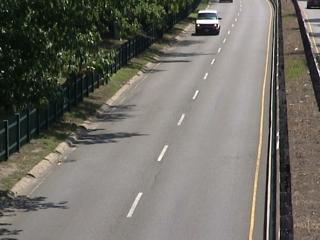
#> input picture zaw_avs_materials/lab02_cfd/highway/input/in000027.jpg, 320 x 240 px, given in place of in000339.jpg, which was not available
$ python Exercise_3.py
#> lines starting #> are read from the running program, lines starting #| are printed output that depends on the picture; after the words box and inside, x2 and y2 are one past the last pixel; in counts of white or black regions, pixels touching at a corner belong together; pictures that were not available may be replaced by others from this repository, and a replacement may not be noted
from pathlib import Path
import cv2
import numpy as np


#import files path
parent_dir = Path(__file__).resolve().parent.parent
images_dir = parent_dir / "zaw_avs_materials" / "lab02_cfd" / "pedestrian" / "input"

def read_frame(i):
#> called with i = 339
    image_path = images_dir / f'in{i:06d}.jpg'
    I = cv2.imread(image_path)
#> I is the input picture: shape (240, 320, 3); mean B, G, R 102.3, 109.5, 111.9
    I = cv2.cvtColor(I, cv2.COLOR_BGR2GRAY)
#> I: shape (240, 320)
    I = I.astype('int')
#> call 2 of read_frame, with i = 340
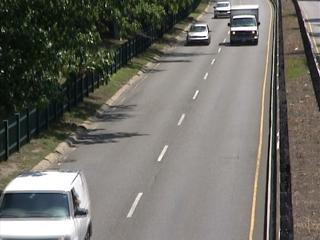
#> input picture zaw_avs_materials/lab02_cfd/highway/input/in000170.jpg, 320 x 240 px, given in place of in000340.jpg, which was not available
#> in read_frame, I is the input picture: shape (240, 320, 3); mean B, G, R 102.9, 109.4, 110.9

    return I

def detect_object(current_frame, previous_frame):

    subtraction = ((np.int32(current_frame) - np.int32(previous_frame)) + 255)/2
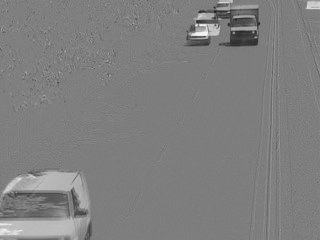
#> subtraction: shape (240, 320) float64; min 23.5, max 247, mean 127.4
    subtraction = np.uintc(subtraction)
    binary_image = np.where(subtraction > 135, 255, 0).astype(np.uint8)
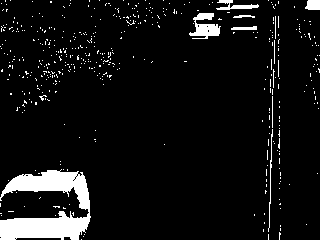
#> binary_image: shape (240, 320); 7.2% white; 462 white regions (451 under 20 px), largest, box (x1, y1, x2, y2) and area: (0, 169, 91, 240) 3440, (189, 13, 221, 39) 444, (216, 0, 259, 10) 193

    binary_image = cv2.medianBlur(binary_image, ksize=5)
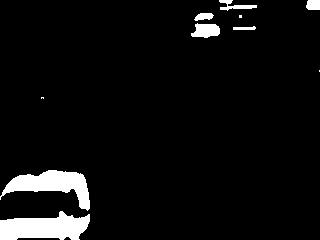
#> binary_image: shape (240, 320); 5.6% white; 10 white regions (3 under 20 px), largest, box (x1, y1, x2, y2) and area: (0, 211, 90, 240) 1834, (0, 170, 90, 211) 1621, (191, 23, 220, 38) 320
    kernel = np.ones((2,2), np.uint8)
    dilated = cv2.dilate(binary_image, kernel, iterations=10)
#> dilated: shape (240, 320); 10.9% white; 5 white regions (1 under 20 px), largest, box (x1, y1, x2, y2) and area: (0, 170, 100, 240) 5411, (191, 0, 267, 48) 2498, (306, 0, 320, 20) 271, (41, 97, 54, 109) 156
    eroded = cv2.erode(dilated, kernel, iterations=1)
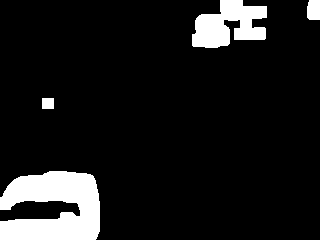
#> eroded: shape (240, 320); 10.3% white; 4 white regions, box (x1, y1, x2, y2) and area: (0, 171, 100, 240) 5181, (192, 0, 267, 48) 2348, (307, 0, 320, 20) 249, (42, 98, 54, 109) 132

    return eroded

def display_surrounding_rectangle(binary_img, original_img):
    # retval -- total number of unique labels
    # labels -- destination labeled image
    # stats -- statistics output for each label , including the background label . [x, y, width, height, area]
    # centroids -- centroid output for each label , including the background label .
    retval, labels, stats, centroids = cv2.connectedComponentsWithStats(binary_img)
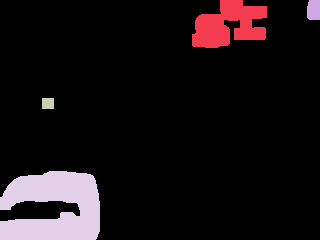
#> labels: shape (240, 320) int32; 5 distinct labels, from 0 to 4; one colour per label, 0 black
#> retval = 5; stats = [[0, 0, 320, 240, 68890], [192, 0, 75, 48, 2348], [307, 0, 13, 20, 249], [42, 98, 12, 11, 132], [0, 171, 100, 69, 5181]]; centroids = [[164.8, 116.6], [228.4, 24.57], [313.3, 9.63], [47.5, 103], [53.24, 206.7]]

    if ( stats.shape[0] > 1) : # are there any objects
        tab = stats[1:, 4] # 4 columns without first element
#> tab = [2348, 249, 132, 5181]
        pi = np.argmax( tab ) # finding the index of the largest item
#> pi = 3
        pi = pi + 1 # increment because we want the index in stats , not in tab (backgroun has index 0, and we omitted it two lines above)
#> pi = 4

    baw_original_img = np.uint8(original_img)
    # drawing a bbox
    cv2.rectangle( baw_original_img, (stats[pi, 0], stats[pi, 1]), (stats[pi, 0] + stats[pi, 2], stats[pi, 1] + stats[pi, 3]), (0 ,0 ,0), thickness=2)
    # print information about the field and the number of the largest element
    cv2.putText(baw_original_img, "%f" % stats[pi ,4], (stats[pi, 0], stats[pi, 1]), cv2.FONT_HERSHEY_SIMPLEX, 0.5, (0, 0, 0))
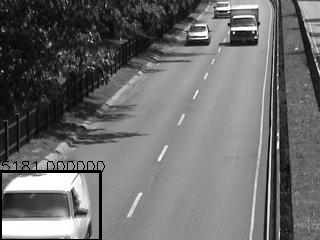
#> baw_original_img: shape (240, 320); min 0, max 255, mean 107.5
    cv2.putText(baw_original_img, "%d" % pi, (int(centroids[pi, 0]), int(centroids[pi, 1])), cv2.FONT_HERSHEY_SIMPLEX, 1, (0, 0, 0))
#> baw_original_img: shape (240, 320); 0.07% of pixels changed, all inside (x1, y1, x2, y2) = (56, 185, 72, 207)

    # cv2.imshow("subtraction", np.uint8( labels / retval * 255))
    cv2.imshow("2", baw_original_img)
    cv2.imshow("binary_img", binary_img)
    cv2.waitKey(10)

previous_frame = read_frame(339)
for i in range(340, 1100, 1) :
    current_frame = read_frame(i)
    binary_img = detect_object(current_frame, previous_frame)

#> (the run stopped early here; a loop or call above may not have finished)
